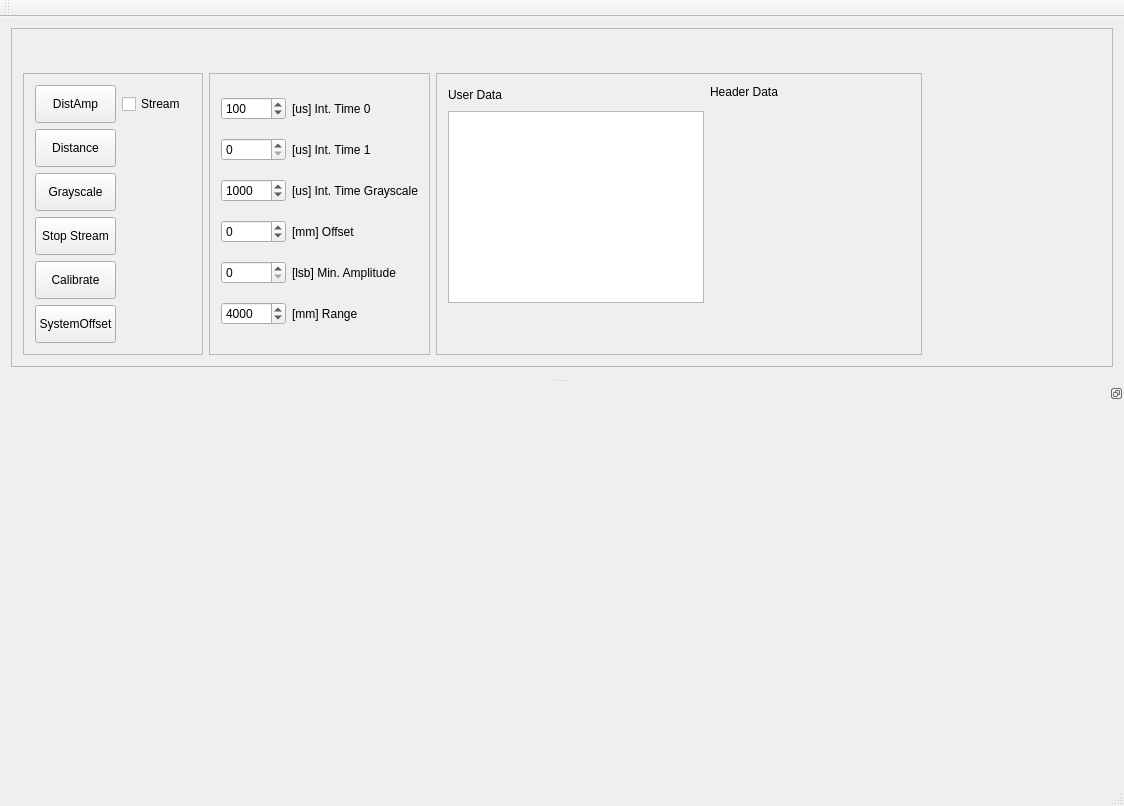
<?xml version="1.0" encoding="UTF-8"?>
<ui version="4.0">
 <class>MainWindow</class>
 <widget class="QMainWindow" name="MainWindow">
  <property name="geometry">
   <rect>
    <x>0</x>
    <y>0</y>
    <width>1124</width>
    <height>806</height>
   </rect>
  </property>
  <property name="sizePolicy">
   <sizepolicy hsizetype="Expanding" vsizetype="Expanding">
    <horstretch>0</horstretch>
    <verstretch>0</verstretch>
   </sizepolicy>
  </property>
  <property name="sizeIncrement">
   <size>
    <width>2</width>
    <height>2</height>
   </size>
  </property>
  <property name="windowTitle">
   <string>TOF&gt; frame 660 Test Tool</string>
  </property>
  <widget class="QWidget" name="centralWidget">
   <property name="sizePolicy">
    <sizepolicy hsizetype="Expanding" vsizetype="Expanding">
     <horstretch>0</horstretch>
     <verstretch>0</verstretch>
    </sizepolicy>
   </property>
   <property name="sizeIncrement">
    <size>
     <width>2</width>
     <height>2</height>
    </size>
   </property>
   <layout class="QVBoxLayout" name="verticalLayout">
    <item>
     <widget class="QFrame" name="frame_2">
      <property name="sizePolicy">
       <sizepolicy hsizetype="Preferred" vsizetype="Preferred">
        <horstretch>0</horstretch>
        <verstretch>1</verstretch>
       </sizepolicy>
      </property>
      <property name="frameShape">
       <enum>QFrame::StyledPanel</enum>
      </property>
      <property name="frameShadow">
       <enum>QFrame::Raised</enum>
      </property>
      <layout class="QGridLayout" name="gridLayout_2">
       <item row="0" column="0">
        <widget class="QLabel" name="labelFps">
         <property name="sizePolicy">
          <sizepolicy hsizetype="Minimum" vsizetype="Minimum">
           <horstretch>0</horstretch>
           <verstretch>0</verstretch>
          </sizepolicy>
         </property>
         <property name="font">
          <font>
           <pointsize>16</pointsize>
          </font>
         </property>
         <property name="text">
          <string/>
         </property>
         <property name="textFormat">
          <enum>Qt::PlainText</enum>
         </property>
        </widget>
       </item>
       <item row="2" column="2">
        <widget class="QFrame" name="frame_3">
         <property name="sizePolicy">
          <sizepolicy hsizetype="MinimumExpanding" vsizetype="Preferred">
           <horstretch>0</horstretch>
           <verstretch>0</verstretch>
          </sizepolicy>
         </property>
         <property name="frameShape">
          <enum>QFrame::StyledPanel</enum>
         </property>
         <property name="frameShadow">
          <enum>QFrame::Plain</enum>
         </property>
         <layout class="QGridLayout" name="gridLayout">
          <item row="5" column="0" colspan="2">
           <widget class="QSpinBox" name="spinBoxRange">
            <property name="maximum">
             <number>15000</number>
            </property>
            <property name="singleStep">
             <number>100</number>
            </property>
            <property name="value">
             <number>4000</number>
            </property>
           </widget>
          </item>
          <item row="2" column="0" colspan="2">
           <widget class="QSpinBox" name="spinBoxIntTimeGrayscale">
            <property name="enabled">
             <bool>true</bool>
            </property>
            <property name="minimum">
             <number>1</number>
            </property>
            <property name="maximum">
             <number>50000</number>
            </property>
            <property name="value">
             <number>1000</number>
            </property>
           </widget>
          </item>
          <item row="3" column="2">
           <widget class="QLabel" name="label_7">
            <property name="toolTip">
             <string>Set to a value, so that a near object gets red</string>
            </property>
            <property name="text">
             <string>[mm] Offset</string>
            </property>
           </widget>
          </item>
          <item row="4" column="0" colspan="2">
           <widget class="QSpinBox" name="spinBoxMinAmplitude">
            <property name="maximum">
             <number>6000</number>
            </property>
           </widget>
          </item>
          <item row="3" column="0" colspan="2">
           <widget class="QSpinBox" name="spinBoxOffset">
            <property name="minimum">
             <number>-15000</number>
            </property>
            <property name="maximum">
             <number>15000</number>
            </property>
            <property name="singleStep">
             <number>100</number>
            </property>
           </widget>
          </item>
          <item row="4" column="2" colspan="2">
           <widget class="QLabel" name="lableMinAmplitude">
            <property name="toolTip">
             <string>Amplitude limit where the pixel is set to &quot;low Amplitude&quot;</string>
            </property>
            <property name="text">
             <string>[lsb] Min. Amplitude</string>
            </property>
           </widget>
          </item>
          <item row="5" column="2" colspan="2">
           <widget class="QLabel" name="label_8">
            <property name="toolTip">
             <string>Range for the colormap</string>
            </property>
            <property name="text">
             <string>[mm] Range</string>
            </property>
           </widget>
          </item>
          <item row="2" column="2" colspan="2">
           <widget class="QLabel" name="label_6">
            <property name="text">
             <string>[us] Int. Time Grayscale</string>
            </property>
           </widget>
          </item>
          <item row="1" column="2" colspan="2">
           <widget class="QLabel" name="label_4">
            <property name="toolTip">
             <string>Second integration time. Set to zero for one integration time.</string>
            </property>
            <property name="text">
             <string>[us] Int. Time 1</string>
            </property>
           </widget>
          </item>
          <item row="1" column="0" colspan="2">
           <widget class="QSpinBox" name="spinBoxIntTime1">
            <property name="minimum">
             <number>0</number>
            </property>
            <property name="maximum">
             <number>2500</number>
            </property>
            <property name="value">
             <number>0</number>
            </property>
           </widget>
          </item>
          <item row="0" column="2" colspan="2">
           <widget class="QLabel" name="label_3">
            <property name="toolTip">
             <string>First integration time</string>
            </property>
            <property name="text">
             <string>[us] Int. Time 0</string>
            </property>
           </widget>
          </item>
          <item row="0" column="0" colspan="2">
           <widget class="QSpinBox" name="spinBoxIntTime0">
            <property name="minimum">
             <number>0</number>
            </property>
            <property name="maximum">
             <number>2700</number>
            </property>
            <property name="value">
             <number>100</number>
            </property>
           </widget>
          </item>
         </layout>
        </widget>
       </item>
       <item row="0" column="2">
        <widget class="QLabel" name="labelStatus">
         <property name="sizePolicy">
          <sizepolicy hsizetype="Preferred" vsizetype="Minimum">
           <horstretch>0</horstretch>
           <verstretch>0</verstretch>
          </sizepolicy>
         </property>
         <property name="font">
          <font>
           <pointsize>16</pointsize>
          </font>
         </property>
         <property name="text">
          <string/>
         </property>
        </widget>
       </item>
       <item row="2" column="4">
        <widget class="QFrame" name="frame_5">
         <property name="sizePolicy">
          <sizepolicy hsizetype="Minimum" vsizetype="Minimum">
           <horstretch>0</horstretch>
           <verstretch>0</verstretch>
          </sizepolicy>
         </property>
         <property name="frameShape">
          <enum>QFrame::StyledPanel</enum>
         </property>
         <property name="frameShadow">
          <enum>QFrame::Plain</enum>
         </property>
         <layout class="QGridLayout" name="gridLayout_3">
          <item row="3" column="0" rowspan="2">
           <widget class="QTextEdit" name="textEditUserData">
            <property name="enabled">
             <bool>true</bool>
            </property>
            <property name="sizePolicy">
             <sizepolicy hsizetype="Minimum" vsizetype="Minimum">
              <horstretch>0</horstretch>
              <verstretch>0</verstretch>
             </sizepolicy>
            </property>
            <property name="minimumSize">
             <size>
              <width>0</width>
              <height>0</height>
             </size>
            </property>
            <property name="toolTip">
             <string>Here you can put user data which will be included in the header</string>
            </property>
           </widget>
          </item>
          <item row="1" column="0" rowspan="2">
           <widget class="QLabel" name="label">
            <property name="sizePolicy">
             <sizepolicy hsizetype="Minimum" vsizetype="Minimum">
              <horstretch>0</horstretch>
              <verstretch>0</verstretch>
             </sizepolicy>
            </property>
            <property name="text">
             <string>User Data</string>
            </property>
           </widget>
          </item>
          <item row="5" column="0" colspan="2">
           <spacer name="verticalSpacer_3">
            <property name="orientation">
             <enum>Qt::Vertical</enum>
            </property>
            <property name="sizeHint" stdset="0">
             <size>
              <width>20</width>
              <height>40</height>
             </size>
            </property>
           </spacer>
          </item>
          <item row="3" column="1" rowspan="2">
           <widget class="WidgetHeader" name="widgetHeader" native="true">
            <property name="sizePolicy">
             <sizepolicy hsizetype="Minimum" vsizetype="Minimum">
              <horstretch>0</horstretch>
              <verstretch>0</verstretch>
             </sizepolicy>
            </property>
            <property name="minimumSize">
             <size>
              <width>200</width>
              <height>0</height>
             </size>
            </property>
            <property name="toolTip">
             <string>Shows the Header Data received from the camera</string>
            </property>
           </widget>
          </item>
          <item row="1" column="1">
           <widget class="QLabel" name="label_2">
            <property name="text">
             <string>Header Data</string>
            </property>
           </widget>
          </item>
         </layout>
        </widget>
       </item>
       <item row="1" column="0">
        <spacer name="verticalSpacer">
         <property name="orientation">
          <enum>Qt::Vertical</enum>
         </property>
         <property name="sizeHint" stdset="0">
          <size>
           <width>20</width>
           <height>40</height>
          </size>
         </property>
        </spacer>
       </item>
       <item row="2" column="5">
        <spacer name="horizontalSpacer">
         <property name="orientation">
          <enum>Qt::Horizontal</enum>
         </property>
         <property name="sizeHint" stdset="0">
          <size>
           <width>40</width>
           <height>20</height>
          </size>
         </property>
        </spacer>
       </item>
       <item row="2" column="0">
        <widget class="QFrame" name="frame_4">
         <property name="sizePolicy">
          <sizepolicy hsizetype="Expanding" vsizetype="Minimum">
           <horstretch>0</horstretch>
           <verstretch>1</verstretch>
          </sizepolicy>
         </property>
         <property name="frameShape">
          <enum>QFrame::StyledPanel</enum>
         </property>
         <property name="frameShadow">
          <enum>QFrame::Plain</enum>
         </property>
         <layout class="QGridLayout" name="gridLayout_4">
          <item row="0" column="0">
           <widget class="QPushButton" name="pushButtonDistAmp">
            <property name="sizePolicy">
             <sizepolicy hsizetype="Minimum" vsizetype="Minimum">
              <horstretch>0</horstretch>
              <verstretch>0</verstretch>
             </sizepolicy>
            </property>
            <property name="text">
             <string>DistAmp</string>
            </property>
            <property name="checkable">
             <bool>true</bool>
            </property>
            <property name="flat">
             <bool>false</bool>
            </property>
           </widget>
          </item>
          <item row="2" column="0">
           <widget class="QPushButton" name="pushButtonGrayscale">
            <property name="enabled">
             <bool>true</bool>
            </property>
            <property name="sizePolicy">
             <sizepolicy hsizetype="Minimum" vsizetype="Minimum">
              <horstretch>0</horstretch>
              <verstretch>0</verstretch>
             </sizepolicy>
            </property>
            <property name="text">
             <string>Grayscale</string>
            </property>
           </widget>
          </item>
          <item row="1" column="0">
           <widget class="QPushButton" name="pushButtonDistance">
            <property name="sizePolicy">
             <sizepolicy hsizetype="Minimum" vsizetype="Minimum">
              <horstretch>0</horstretch>
              <verstretch>0</verstretch>
             </sizepolicy>
            </property>
            <property name="text">
             <string>Distance</string>
            </property>
            <property name="checkable">
             <bool>true</bool>
            </property>
           </widget>
          </item>
          <item row="0" column="1">
           <widget class="QCheckBox" name="checkBoxStream">
            <property name="sizePolicy">
             <sizepolicy hsizetype="Expanding" vsizetype="Minimum">
              <horstretch>0</horstretch>
              <verstretch>0</verstretch>
             </sizepolicy>
            </property>
            <property name="text">
             <string>Stream</string>
            </property>
           </widget>
          </item>
          <item row="3" column="0">
           <widget class="QPushButton" name="pushButtonStopStream">
            <property name="sizePolicy">
             <sizepolicy hsizetype="Minimum" vsizetype="Minimum">
              <horstretch>0</horstretch>
              <verstretch>0</verstretch>
             </sizepolicy>
            </property>
            <property name="text">
             <string>Stop Stream</string>
            </property>
           </widget>
          </item>
          <item row="4" column="0">
           <widget class="QPushButton" name="pushButtonCalibration">
            <property name="enabled">
             <bool>true</bool>
            </property>
            <property name="sizePolicy">
             <sizepolicy hsizetype="Minimum" vsizetype="Minimum">
              <horstretch>0</horstretch>
              <verstretch>0</verstretch>
             </sizepolicy>
            </property>
            <property name="text">
             <string>Calibrate</string>
            </property>
           </widget>
          </item>
          <item row="5" column="0">
           <widget class="QPushButton" name="pushButtonSystemOffset">
            <property name="sizePolicy">
             <sizepolicy hsizetype="Minimum" vsizetype="Minimum">
              <horstretch>0</horstretch>
              <verstretch>0</verstretch>
             </sizepolicy>
            </property>
            <property name="text">
             <string>SystemOffset</string>
            </property>
           </widget>
          </item>
         </layout>
        </widget>
       </item>
      </layout>
     </widget>
    </item>
   </layout>
  </widget>
  <widget class="QMenuBar" name="menuBar">
   <property name="geometry">
    <rect>
     <x>0</x>
     <y>0</y>
     <width>1124</width>
     <height>21</height>
    </rect>
   </property>
  </widget>
  <widget class="QToolBar" name="mainToolBar">
   <attribute name="toolBarArea">
    <enum>TopToolBarArea</enum>
   </attribute>
   <attribute name="toolBarBreak">
    <bool>false</bool>
   </attribute>
  </widget>
  <widget class="QStatusBar" name="statusBar"/>
  <widget class="QDockWidget" name="dockWidget">
   <property name="sizePolicy">
    <sizepolicy hsizetype="Preferred" vsizetype="Preferred">
     <horstretch>10</horstretch>
     <verstretch>10</verstretch>
    </sizepolicy>
   </property>
   <property name="minimumSize">
    <size>
     <width>60</width>
     <height>400</height>
    </size>
   </property>
   <property name="features">
    <set>QDockWidget::DockWidgetFloatable|QDockWidget::DockWidgetMovable</set>
   </property>
   <attribute name="dockWidgetArea">
    <number>8</number>
   </attribute>
   <widget class="WidgetData" name="dockWidgetContents"/>
  </widget>
 </widget>
 <layoutdefault spacing="6" margin="11"/>
 <customwidgets>
  <customwidget>
   <class>WidgetData</class>
   <extends>QWidget</extends>
   <header>espros_qt/widget_data.h</header>
   <container>1</container>
  </customwidget>
  <customwidget>
   <class>WidgetHeader</class>
   <extends>QWidget</extends>
   <header>espros_qt/widget_header.h</header>
   <container>1</container>
  </customwidget>
 </customwidgets>
 <resources/>
 <connections/>
</ui>
